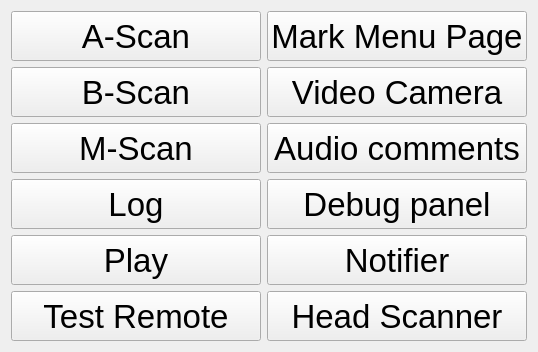
              <widget class="QWidget" name="debugPage">
               <layout class="QGridLayout" name="gridLayout_3">
                <item row="8" column="1">
                 <widget class="QPushButton" name="notifierButton">
                  <property name="sizePolicy">
                   <sizepolicy hsizetype="Expanding" vsizetype="Fixed">
                    <horstretch>0</horstretch>
                    <verstretch>0</verstretch>
                   </sizepolicy>
                  </property>
                  <property name="minimumSize">
                   <size>
                    <width>250</width>
                    <height>50</height>
                   </size>
                  </property>
                  <property name="font">
                   <font>
                    <pointsize>25</pointsize>
                   </font>
                  </property>
                  <property name="focusPolicy">
                   <enum>Qt::NoFocus</enum>
                  </property>
                  <property name="text">
                   <string>Notifier</string>
                  </property>
                 </widget>
                </item>
                <item row="8" column="0">
                 <widget class="QPushButton" name="playButton">
                  <property name="sizePolicy">
                   <sizepolicy hsizetype="Expanding" vsizetype="Fixed">
                    <horstretch>0</horstretch>
                    <verstretch>0</verstretch>
                   </sizepolicy>
                  </property>
                  <property name="minimumSize">
                   <size>
                    <width>250</width>
                    <height>50</height>
                   </size>
                  </property>
                  <property name="font">
                   <font>
                    <pointsize>25</pointsize>
                   </font>
                  </property>
                  <property name="focusPolicy">
                   <enum>Qt::NoFocus</enum>
                  </property>
                  <property name="text">
                   <string>Play</string>
                  </property>
                 </widget>
                </item>
                <item row="7" column="0">
                 <widget class="QPushButton" name="logButton">
                  <property name="sizePolicy">
                   <sizepolicy hsizetype="Expanding" vsizetype="Fixed">
                    <horstretch>0</horstretch>
                    <verstretch>0</verstretch>
                   </sizepolicy>
                  </property>
                  <property name="minimumSize">
                   <size>
                    <width>250</width>
                    <height>50</height>
                   </size>
                  </property>
                  <property name="font">
                   <font>
                    <pointsize>25</pointsize>
                   </font>
                  </property>
                  <property name="focusPolicy">
                   <enum>Qt::NoFocus</enum>
                  </property>
                  <property name="text">
                   <string>Log</string>
                  </property>
                 </widget>
                </item>
                <item row="1" column="0">
                 <widget class="QPushButton" name="bScanButton">
                  <property name="minimumSize">
                   <size>
                    <width>250</width>
                    <height>50</height>
                   </size>
                  </property>
                  <property name="font">
                   <font>
                    <pointsize>25</pointsize>
                   </font>
                  </property>
                  <property name="focusPolicy">
                   <enum>Qt::NoFocus</enum>
                  </property>
                  <property name="text">
                   <string>B-Scan</string>
                  </property>
                 </widget>
                </item>
                <item row="0" column="0">
                 <widget class="QPushButton" name="aScanButton">
                  <property name="minimumSize">
                   <size>
                    <width>250</width>
                    <height>50</height>
                   </size>
                  </property>
                  <property name="font">
                   <font>
                    <pointsize>25</pointsize>
                   </font>
                  </property>
                  <property name="focusPolicy">
                   <enum>Qt::NoFocus</enum>
                  </property>
                  <property name="text">
                   <string>A-Scan</string>
                  </property>
                 </widget>
                </item>
                <item row="1" column="1">
                 <widget class="QPushButton" name="showVideoCameraPageButton">
                  <property name="sizePolicy">
                   <sizepolicy hsizetype="Expanding" vsizetype="Fixed">
                    <horstretch>0</horstretch>
                    <verstretch>0</verstretch>
                   </sizepolicy>
                  </property>
                  <property name="minimumSize">
                   <size>
                    <width>250</width>
                    <height>50</height>
                   </size>
                  </property>
                  <property name="font">
                   <font>
                    <pointsize>25</pointsize>
                   </font>
                  </property>
                  <property name="focusPolicy">
                   <enum>Qt::NoFocus</enum>
                  </property>
                  <property name="text">
                   <string>Video Camera</string>
                  </property>
                 </widget>
                </item>
                <item row="2" column="0">
                 <widget class="QPushButton" name="mScanButton">
                  <property name="minimumSize">
                   <size>
                    <width>250</width>
                    <height>50</height>
                   </size>
                  </property>
                  <property name="font">
                   <font>
                    <pointsize>25</pointsize>
                   </font>
                  </property>
                  <property name="focusPolicy">
                   <enum>Qt::NoFocus</enum>
                  </property>
                  <property name="text">
                   <string>M-Scan</string>
                  </property>
                 </widget>
                </item>
                <item row="0" column="1">
                 <widget class="QPushButton" name="showMarkMenuPageButton">
                  <property name="sizePolicy">
                   <sizepolicy hsizetype="Expanding" vsizetype="Fixed">
                    <horstretch>0</horstretch>
                    <verstretch>0</verstretch>
                   </sizepolicy>
                  </property>
                  <property name="minimumSize">
                   <size>
                    <width>250</width>
                    <height>50</height>
                   </size>
                  </property>
                  <property name="font">
                   <font>
                    <pointsize>25</pointsize>
                   </font>
                  </property>
                  <property name="focusPolicy">
                   <enum>Qt::NoFocus</enum>
                  </property>
                  <property name="text">
                   <string>Mark Menu Page</string>
                  </property>
                 </widget>
                </item>
                <item row="7" column="1">
                 <widget class="QPushButton" name="showHideDebugPanelButton">
                  <property name="sizePolicy">
                   <sizepolicy hsizetype="Expanding" vsizetype="Fixed">
                    <horstretch>0</horstretch>
                    <verstretch>0</verstretch>
                   </sizepolicy>
                  </property>
                  <property name="minimumSize">
                   <size>
                    <width>250</width>
                    <height>50</height>
                   </size>
                  </property>
                  <property name="font">
                   <font>
                    <pointsize>25</pointsize>
                   </font>
                  </property>
                  <property name="focusPolicy">
                   <enum>Qt::NoFocus</enum>
                  </property>
                  <property name="text">
                   <string>Debug panel</string>
                  </property>
                 </widget>
                </item>
                <item row="2" column="1">
                 <widget class="QPushButton" name="showAudioRecorderPageButton">
                  <property name="sizePolicy">
                   <sizepolicy hsizetype="Expanding" vsizetype="Fixed">
                    <horstretch>0</horstretch>
                    <verstretch>0</verstretch>
                   </sizepolicy>
                  </property>
                  <property name="minimumSize">
                   <size>
                    <width>250</width>
                    <height>50</height>
                   </size>
                  </property>
                  <property name="font">
                   <font>
                    <pointsize>25</pointsize>
                   </font>
                  </property>
                  <property name="focusPolicy">
                   <enum>Qt::NoFocus</enum>
                  </property>
                  <property name="text">
                   <string>Audio comments</string>
                  </property>
                 </widget>
                </item>
                <item row="9" column="1">
                 <widget class="QPushButton" name="Av17PageButton">
                  <property name="sizePolicy">
                   <sizepolicy hsizetype="Expanding" vsizetype="Fixed">
                    <horstretch>0</horstretch>
                    <verstretch>0</verstretch>
                   </sizepolicy>
                  </property>
                  <property name="minimumSize">
                   <size>
                    <width>250</width>
                    <height>50</height>
                   </size>
                  </property>
                  <property name="font">
                   <font>
                    <pointsize>25</pointsize>
                   </font>
                  </property>
                  <property name="text">
                   <string>Head Scanner</string>
                  </property>
                 </widget>
                </item>
                <item row="9" column="0">
                 <widget class="QPushButton" name="showTestRemoteButton">
                  <property name="sizePolicy">
                   <sizepolicy hsizetype="Expanding" vsizetype="Fixed">
                    <horstretch>0</horstretch>
                    <verstretch>0</verstretch>
                   </sizepolicy>
                  </property>
                  <property name="minimumSize">
                   <size>
                    <width>250</width>
                    <height>50</height>
                   </size>
                  </property>
                  <property name="font">
                   <font>
                    <pointsize>25</pointsize>
                   </font>
                  </property>
                  <property name="text">
                   <string>Test Remote</string>
                  </property>
                 </widget>
                </item>
               </layout>
              </widget>
